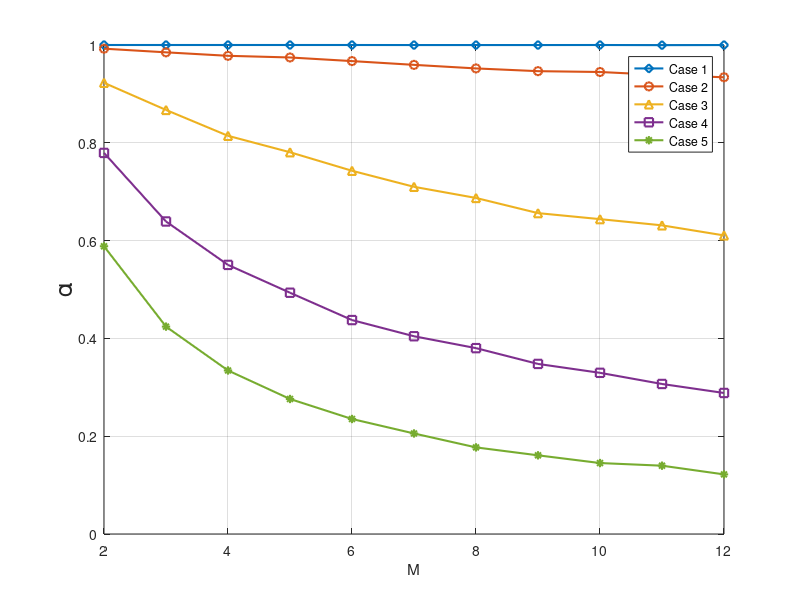
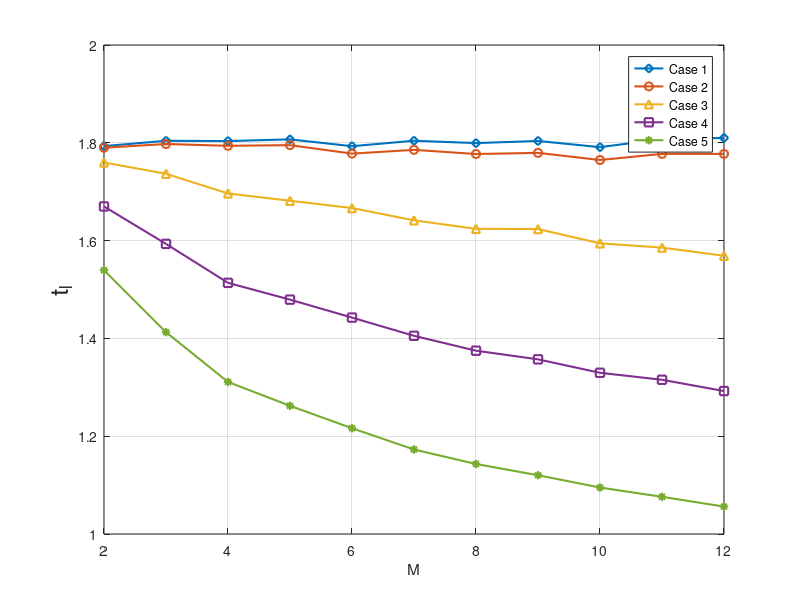

The MATLAB script that drew these images, in order:
%% Performance
%M = [2:20];
%M = [1:20];
M = [2 3 4 5 6 7 8 9 10 11 12];


%%%%% For Alpha
case1 = [1	1	1	1	1	0.9999	0.9999	0.9999	1	0.9997	0.9999];
case2 = [0.9925	0.985	0.9779	0.9745	0.9671	0.9594	0.9521	0.9465	0.9448	0.9386	0.934];
case3 = [0.9227	0.8672	0.8143	0.7807	0.7428	0.71	0.6872	0.6562	0.6439	0.6312	0.6106];
case4 = [0.7793	0.6391	0.5503	0.4934	0.4375	0.4044	0.3801	0.3478	0.3296	0.3068	0.2884];
case5 = [0.5884	0.4241	0.3344	0.2761	0.2352	0.2056	0.1771	0.1609	0.1451	0.1397	0.1219];

%%%%% For tl
case1_tl = [1.79325	1.80408	1.803549	1.807015	1.793054	1.804194	1.799406	1.803778	1.79104	1.807715	1.809924];
case2_tl = [1.789986	1.797536	1.793849	1.79521	1.777878	1.785598	1.777064	1.779413	1.764804	1.77735	1.777248];
case3_tl = [1.759749	1.736647	1.696376	1.681484	1.666558	1.641441	1.624018	1.623667	1.594438	1.585677	1.568993];
case4_tl = [1.669809	1.593283	1.513634	1.479285	1.442565	1.405298	1.374852	1.35718	1.329657	1.31539	1.292367];
case5_tl = [1.539553	1.412794	1.310932	1.262139	1.216311	1.172809	1.143152	1.12018	1.095049	1.076019	1.056112];

i = i+1;
figure(i)
%plot(M,case_1,'-d')
%hold on
%plot(M,case_2,'-s')
%hold on
%plot(M,case_3,'-^')
%hold on

plot(M,case1,'-d','LineWidth',1.5)
hold on
plot(M,case2,'-o','LineWidth',1.5)
hold on
plot(M,case3,'-^','LineWidth',1.5)
hold on
plot(M,case4,'-s','LineWidth',1.5)
hold on
plot(M,case5,'-*','LineWidth',1.5)
hold on

xlabel('M')
ylabel('\alpha', 'FontSize', 18)
%legend('\lambda_i=0.1\lambda_1','\lambda_i=0.5\lambda_1','\lambda_i=0.9\lambda_1')
legend('Case 1','Case 2','Case 3','Case 4','Case 5')
grid on

%-----------
figure(i+1)

plot(M,case1_tl,'-d','LineWidth',1.5)
hold on
plot(M,case2_tl,'-o','LineWidth',1.5)
hold on
plot(M,case3_tl,'-^','LineWidth',1.5)
hold on
plot(M,case4_tl,'-s','LineWidth',1.5)
hold on
plot(M,case5_tl,'-*','LineWidth',1.5)
hold on

xlabel('M')
ylabel('t_l', 'FontSize', 18)
legend('Case 1','Case 2','Case 3','Case 4','Case 5')
grid on

